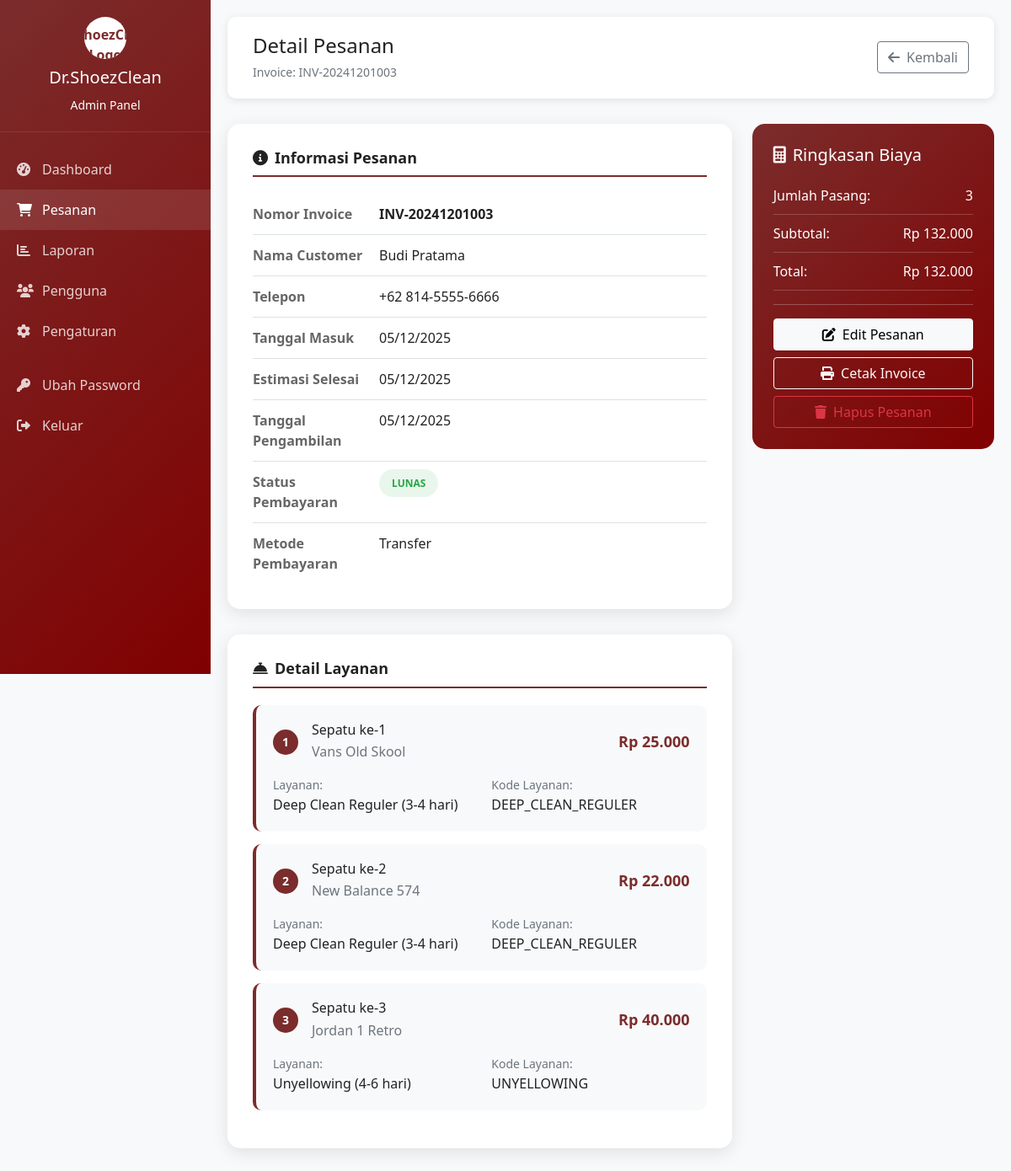
Page /admin/index.php?page=order_detail&id=3 (signed in) on the committed database.
### tables this page shows
CREATE TABLE `orders` (
  `id` int(11) NOT NULL AUTO_INCREMENT,
  `invoice_no` varchar(50) NOT NULL,
  `customer_name` varchar(100) NOT NULL,
  `phone` varchar(20) NOT NULL,
  `total_pairs` int(11) NOT NULL,
  `subtotal` decimal(10,0) NOT NULL DEFAULT 0,
  `total` decimal(10,0) NOT NULL DEFAULT 0,
  `payment_status` enum('pending','paid','cancelled') NOT NULL DEFAULT 'pending',
  `payment_method` enum('cash','transfer','qr') DEFAULT NULL,
  `date_in` date NOT NULL,
  `date_estimate_out` date DEFAULT NULL,
  `date_out` date DEFAULT NULL,
  `notes` text DEFAULT NULL,
  `status` enum('new','processing','ready','completed','cancelled') NOT NULL DEFAULT 'new',
  `created_by` int(11) DEFAULT NULL,
  `created_at` timestamp NOT NULL DEFAULT CURRENT_TIMESTAMP,
  `updated_at` timestamp NOT NULL DEFAULT CURRENT_TIMESTAMP ON UPDATE CURRENT_TIMESTAMP,
  PRIMARY KEY (`id`),
  UNIQUE KEY `invoice_no` (`invoice_no`),
  KEY `idx_customer` (`customer_name`),
  KEY `idx_phone` (`phone`),
  KEY `idx_payment_status` (`payment_status`),
  KEY `idx_date_in` (`date_in`),
  KEY `idx_status` (`status`),
  KEY `idx_created_by` (`created_by`),
  CONSTRAINT `orders_ibfk_1` FOREIGN KEY (`created_by`) REFERENCES `users` (`id`) ON DELETE SET NULL
);

CREATE TABLE `order_items` (
  `id` int(11) NOT NULL AUTO_INCREMENT,
  `order_id` int(11) NOT NULL,
  `pair_index` int(11) NOT NULL,
  `brand` varchar(100) NOT NULL,
  `service_code` varchar(50) NOT NULL,
  `service_name` varchar(100) NOT NULL,
  `service_price` decimal(10,0) NOT NULL,
  `notes` text DEFAULT NULL,
  `created_at` timestamp NOT NULL DEFAULT CURRENT_TIMESTAMP,
  PRIMARY KEY (`id`),
  KEY `idx_order_id` (`order_id`),
  KEY `idx_service_code` (`service_code`),
  CONSTRAINT `order_items_ibfk_1` FOREIGN KEY (`order_id`) REFERENCES `orders` (`id`) ON DELETE CASCADE
);

### controllers/OrderController.php (called while the page is built, shortened)
<?php
require_once __DIR__ . '/../models/Order.php';
class OrderController {
    public $order;
    public function __construct() {
        $database = new Database();
        $db = $database->getConnection();
        $this->order = new Order($db);
    }
    public function detail() {
        $id = (int)($_GET['id'] ?? 0);
        $order = $this->order->getById($id);
        include __DIR__ . '/../views/admin/orders/detail.php';
    }
}
?>

### views/admin/helpers/logo_helper.php (called while the page is built, shortened)
<?php
function getLogoPath() {
    $logoDir = __DIR__ . '/../assets/uploads/logo/';
    if (is_dir($logoDir)) {
        $logoFiles = glob($logoDir . '*.{jpg,jpeg,png,gif,svg,webp}', GLOB_BRACE);
        if (!empty($logoFiles)) {
            usort($logoFiles, function($a, $b) {
                return filemtime($b) - filemtime($a);
            });
            $latestLogo = $logoFiles[0];
            $relativePath = '/drshoezclean/views/admin/assets/uploads/logo/' . basename($latestLogo);
            if (file_exists($latestLogo) && is_readable($latestLogo)) {
                return $relativePath;
            }
        }
    }
    return '../assets/images/logo.png';
}
function getLogoAlt() {
    return 'Dr.ShoezClean Logo';
}
?>

### core/init.php (called while the page is built, shortened)
<?php
function isLoggedIn() {
    return isset($_SESSION['user_id']) && !empty($_SESSION['user_id']);
}
function isSuperuser() {
    return isLoggedIn() && strtolower($_SESSION['user_role']) === 'superuser';
}
function formatCurrency($amount) {
    return 'Rp ' . number_format($amount, 0, ',', '.');
}
function formatDate($date, $format = 'd/m/Y') {
    return date($format, strtotime($date));
}
?>

### models/Order.php (called while the page is built, shortened)
<?php
class Order {
    private $conn;
    private $table_name = "orders";
    private $items_table = "order_items";
    public function __construct($db) {
        $this->conn = $db;
    }
    public function getById($id) {
        $query = "SELECT o.*, u.username as created_by_name
                 FROM " . $this->table_name . " o
                 LEFT JOIN users u ON o.created_by = u.id
                 WHERE o.id = ? LIMIT 1";
        $stmt = $this->conn->prepare($query);
        $stmt->bindParam(1, $id);
        $stmt->execute();
        $order = $stmt->fetch(PDO::FETCH_ASSOC);
        if ($order) {
            $order['items'] = $this->getOrderItems($id);
        }
        return $order;
    }
    private function getOrderItems($orderId) {
        $query = "SELECT * FROM " . $this->items_table . " WHERE order_id = ? ORDER BY pair_index";
        $stmt = $this->conn->prepare($query);
        $stmt->bindParam(1, $orderId);
        $stmt->execute();
        return $stmt->fetchAll(PDO::FETCH_ASSOC);
    }
}
?>

### views/admin/orders/detail.php (the view, shortened to what this page needs)
<!DOCTYPE html>
<html lang="id">
<head>
    <link href="https://cdn.jsdelivr.net/npm/bootstrap@5.1.3/dist/css/bootstrap.min.css" rel="stylesheet">
    <link href="https://cdnjs.cloudflare.com/ajax/libs/font-awesome/6.0.0/css/all.min.css" rel="stylesheet">
</head>
<body>
    <nav class="sidebar">
        <div class="sidebar-header">
            <?php
            require_once __DIR__ . '/../helpers/logo_helper.php';
            $logoPath = getLogoPath();
            ?>
            <div class="sidebar-logo w-12 h-12 bg-white rounded-full flex items-center justify-center overflow-hidden">
                <img src="<?= $logoPath ?>" alt="<?= getLogoAlt() ?>" class="w-full h-full object-cover">
            </div>
            <h5>Dr.ShoezClean</h5>
            <small>Admin Panel</small>
        </div>
        <div class="sidebar-menu">
            <ul class="nav flex-column">
                <li class="nav-item">
                    <a class="nav-link" href="?page=dashboard">
                        <i class="fas fa-tachometer-alt"></i> Dashboard
                    </a>
                </li>
                <li class="nav-item">
                    <a class="nav-link active" href="?page=orders">
                        <i class="fas fa-shopping-cart"></i> Pesanan
                    </a>
                </li>
                <li class="nav-item">
                    <a class="nav-link" href="?page=reports">
                        <i class="fas fa-chart-bar"></i> Laporan
                    </a>
                </li>
                <?php if (isSuperuser()): ?>
                <li class="nav-item">
                    <a class="nav-link" href="?page=users">
                        <i class="fas fa-users"></i> Pengguna
                    </a>
                </li>
                <?php endif; ?>
                <li class="nav-item">
                    <a class="nav-link" href="?page=settings">
                        <i class="fas fa-cog"></i> Pengaturan
                    </a>
                </li>
                <li class="nav-item mt-3">
                    <a class="nav-link" href="?page=change_password">
                        <i class="fas fa-key"></i> Ubah Password
                    </a>
                </li>
                <li class="nav-item">
                    <a class="nav-link" href="../login.php?action=logout">
                        <i class="fas fa-sign-out-alt"></i> Keluar
                    </a>
                </li>
            </ul>
        </div>
    </nav>
    <main class="main-content">
        <div class="page-header">
            <div>
                <h4 class="mb-1">Detail Pesanan</h4>
                <small class="text-muted">Invoice: <?= $order['invoice_no'] ?></small>
            </div>
            <div>
                <a href="?page=orders" class="btn btn-outline-secondary">
                    <i class="fas fa-arrow-left me-2"></i>Kembali
                </a>
            </div>
        </div>
        <div class="row">
            <div class="col-lg-8">
                <div class="detail-card">
                    <h5 class="section-title">
                        <i class="fas fa-info-circle me-2"></i>Informasi Pesanan
                    </h5>
                    <div class="info-row">
                        <div class="info-label">Nomor Invoice</div>
                        <div class="info-value"><strong><?= $order['invoice_no'] ?></strong></div>
                    </div>
                    <div class="info-row">
                        <div class="info-label">Nama Customer</div>
                        <div class="info-value"><?= htmlspecialchars($order['customer_name']) ?></div>
                    </div>
                    <div class="info-row">
                        <div class="info-label">Telepon</div>
                        <div class="info-value"><?= htmlspecialchars($order['phone']) ?></div>
                    </div>
                    <div class="info-row">
                        <div class="info-label">Tanggal Masuk</div>
                        <div class="info-value"><?= formatDate($order['date_in']) ?></div>
                    </div>
                    <div class="info-row">
                        <div class="info-label">Estimasi Selesai</div>
                        <div class="info-value">
                            <?= $order['date_estimate_out'] ? formatDate($order['date_estimate_out']) : 'Menunggu pemilihan layanan' ?>
                        </div>
                    </div>
                    <div class="info-row">
                        <div class="info-label">Tanggal Pengambilan</div>
                        <div class="info-value">
                            <?= $order['date_out'] ? formatDate($order['date_out']) : 'Belum diambil' ?>
                        </div>
                    </div>
                    <div class="info-row">
                        <div class="info-label">Status Pembayaran</div>
                        <div class="info-value">
                            <span class="status-badge status-<?= $order['payment_status'] ?>">
                                <?= $order['payment_status'] === 'paid' ? 'LUNAS' : ($order['payment_status'] === 'pending' ? 'BELUM BAYAR' : 'DIBATALKAN') ?>
                            </span>
                        </div>
                    </div>
                    <?php if ($order['payment_method']): ?>
                    <div class="info-row">
                        <div class="info-label">Metode Pembayaran</div>
                        <div class="info-value">
                            <?= ucfirst($order['payment_method']) ?>
                        </div>
                    </div>
                    <?php endif; ?>
                </div>
                <div class="detail-card">
                    <h5 class="section-title">
                        <i class="fas fa-concierge-bell me-2"></i>Detail Layanan
                    </h5>
                    <?php if (empty($order['items'])): ?>
                    <div class="text-center py-4">
                        <i class="fas fa-inbox fa-3x text-muted mb-3"></i>
                        <p class="text-muted">Belum ada layanan yang dipilih</p>
                        <a href="?page=order_edit&id=<?= $order['id'] ?>" class="btn btn-primary-custom">
                            <i class="fas fa-plus me-2"></i>Tambah Layanan
                        </a>
                    </div>
                    <?php else: ?>
                    <?php foreach ($order['items'] as $index => $item): ?>
                    <div class="service-item">
                        <div class="service-header">
                            <div class="d-flex align-items-center">
                                <div class="service-number me-3"><?= $index + 1 ?></div>
                                <div>
                                    <h6 class="mb-1">Sepatu ke-<?= $index + 1 ?></h6>
                                    <p class="mb-0 text-muted"><?= htmlspecialchars($item['brand']) ?></p>
                                </div>
                            </div>
                            <div class="service-price">
                                <?= formatCurrency($item['service_price']) ?>
                            </div>
                        </div>
                        <div class="row">
                            <div class="col-md-6">
                                <small class="text-muted">Layanan:</small>
                                <p class="mb-0"><?= htmlspecialchars($item['service_name']) ?></p>
                            </div>
                            <div class="col-md-6">
                                <small class="text-muted">Kode Layanan:</small>
                                <p class="mb-0"><?= htmlspecialchars($item['service_code']) ?></p>
                            </div>
                        </div>
                    </div>
                    <?php endforeach; ?>
                    <?php endif; ?>
                </div>
            </div>
            <div class="col-lg-4">
                <div class="summary-card sticky-top" style="top: 20px;">
                    <h5 class="mb-4">
                        <i class="fas fa-calculator me-2"></i>Ringkasan Biaya
                    </h5>
                    <div class="summary-row">
                        <span>Jumlah Pasang:</span>
                        <span><?= $order['total_pairs'] ?></span>
                    </div>
                    <div class="summary-row">
                        <span>Subtotal:</span>
                        <span><?= formatCurrency($order['subtotal']) ?></span>
                    </div>
                    <div class="summary-row">
                        <span>Total:</span>
                        <span><?= formatCurrency($order['total']) ?></span>
                    </div>
                    <hr class="my-3" style="border-color: rgba(255,255,255,0.3);">
                    <div class="d-grid gap-2">
                        <a href="?page=order_edit&id=<?= $order['id'] ?>" class="btn btn-light">
                            <i class="fas fa-edit me-2"></i>Edit Pesanan
                        </a>
                        <a href="?page=print_invoice&id=<?= $order['id'] ?>"
                           class="btn btn-outline-light" target="_blank">
                            <i class="fas fa-print me-2"></i>Cetak Invoice
                        </a>
                        <?php if (isSuperuser()): ?>
                        <button type="button" class="btn btn-outline-danger"
                                onclick="deleteOrder(<?= $order['id'] ?>)">
                            <i class="fas fa-trash me-2"></i>Hapus Pesanan
                        </button>
                        <?php endif; ?>
                    </div>
                </div>
            </div>
        </div>
    </main>
</body>
</html>

### rows in the picture
orders: invoice_no "INV-20241201003", customer_name "Budi Pratama", phone "+62 814-5555-6666", date_in "05/12/2025", date_estimate_out "05/12/2025", date_out "05/12/2025", payment_method "Transfer", total_pairs "3", subtotal "Rp 132.000", total "Rp 132.000"
order_items: brand "Vans Old Skool", service_price "Rp 25.000", service_name "Deep Clean Reguler (3-4 hari)", service_code "DEEP_CLEAN_REGULER"
order_items: brand "New Balance 574", service_price "Rp 22.000", service_name "Deep Clean Reguler (3-4 hari)", service_code "DEEP_CLEAN_REGULER"
order_items: brand "Jordan 1 Retro", service_price "Rp 40.000", service_name "Unyellowing (4-6 hari)", service_code "UNYELLOWING"
